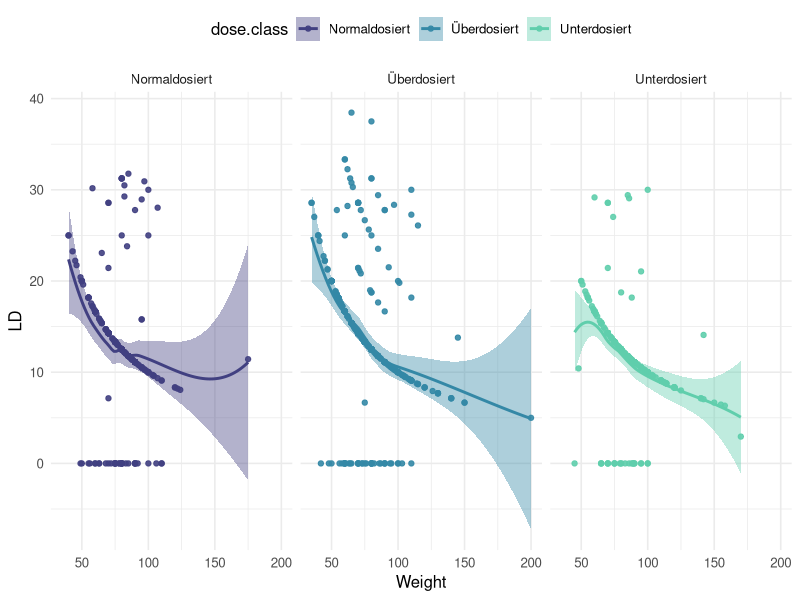
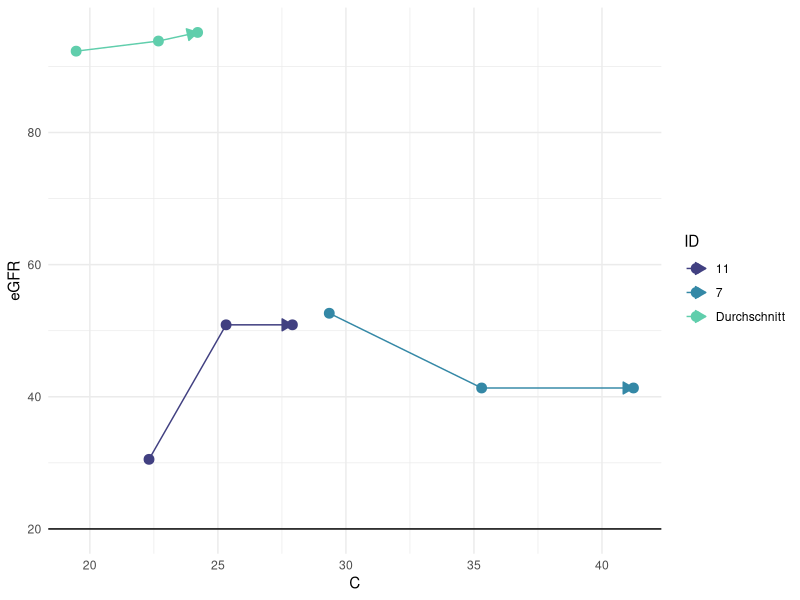
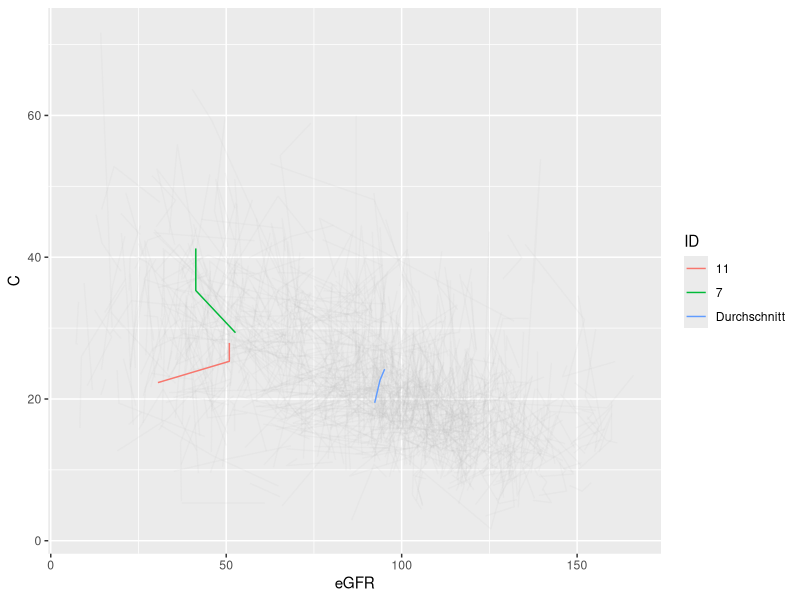

R code for these plots, in order:
#Erstellung der Plots - Lukas 

#Setup/Vorbereitung 
data <- read.csv("dat.csv")

library(tidyverse)
library(grid)

#Plot 1 - Scatterplot mit Spezieller Regressionsanalyse 

plot.1.data <- data %>%
  select("C24", "Weight", "LD") %>%
  mutate(
    dose.class = case_when(
      C24 < 15 ~ "Unterdosiert",
      C24 <= 20 ~ "Normaldosiert",
      C24 > 20  ~ "Überdosiert"
    )
  )
  
ggplot(plot.1.data, aes(x = Weight, y = LD, color = dose.class, fill = dose.class)) +
  geom_point(alpha = 0.9) +
  geom_smooth() +
  facet_wrap(~ dose.class) +
  
  scale_color_viridis_d(option = "mako", begin = 0.3, end = 0.8) +
  scale_fill_viridis_d(option = "mako", begin = 0.3, end = 0.8) +
  theme_minimal(base_size = 12) +
  theme(
    legend.position = "top"
  )

#Plot2 - Spagetti Line Graph 

plot.2.data <- data %>%
  select("ID" = "X", "eGFR24", "eGFR48", "eGFR72", "C24", "C48", "C72") %>%
  pivot_longer(
    cols = -ID,
    names_to = c(".value", "Time"),
    names_pattern = "([A-Za-z]+)(\\d+)"
  )

plot.2.avg.data <- plot.2.data %>%
  group_by(Time) %>%
  summarise(
    eGFR = mean(eGFR , na.rm = TRUE),
    C = mean(C, na.rm = TRUE),
    ID = "Durchschnitt"
  )

plot.2.final.data <- plot.2.data %>%
  filter(ID %in% c(7, 11)) %>%
  mutate(ID = as.character(ID)) %>%
  bind_rows(plot.2.avg.data)

ggplot(plot.2.final.data, aes(x = C, y = eGFR, color = ID)) +
  geom_path(arrow = arrow(length = unit(0.3, "cm"), type = "closed")) +
  geom_point(size = 3) +
  geom_hline(yintercept = 20) +
  scale_color_viridis_d(option = "mako", begin = 0.3, end = 0.8) +
  theme_minimal()
  
ggplot(plot.2.data, aes(x = eGFR, y = C, group = ID)) +
  geom_path(alpha = 0.1, color = "grey") +
  geom_path(data = plot.2.final.data, aes(color = ID))

  